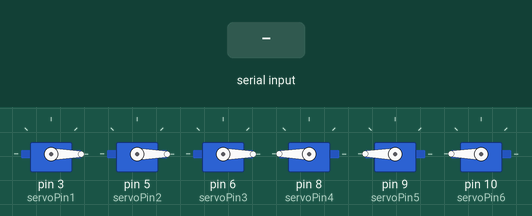
Recording of a sketch running on a simulated Arduino Uno, built with avr-gcc and run on an emulated ATmega328P. Parts: 6 × servo. The inputs (shaded band) are chosen by the test bench. What the sketch prints to the serial monitor is not drawn.

Above: at 1.2 s.
1.3 s: byte 30 received over Serial
At 2.0 s:
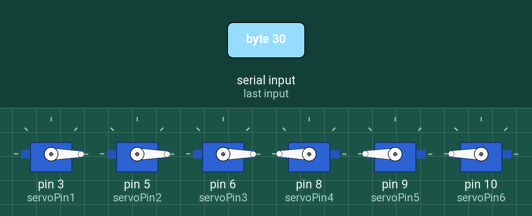
2.8 s: byte 120 received over Serial
At 3.1 s:
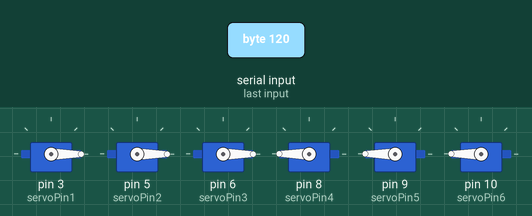
4.3 s: byte 90 received over Serial
At 5.5 s:
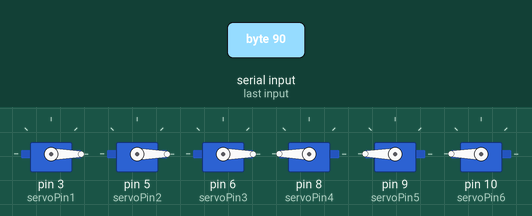
Timing chart, 0 to 7.3 s (numbered marks = the images above; inputs shaded):
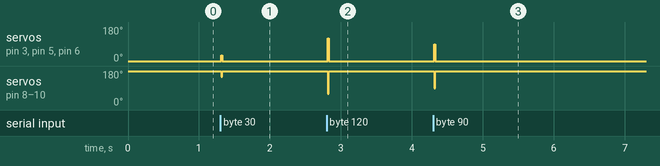

The sketch:

ProtoRover.ino
```cpp
#include <servo.h>

Servo servoMotor1;
Servo servoMotor2;
Servo servoMotor3;
Servo servoMotor4;
Servo servoMotor5;
Servo servoMotor6;

int grad = 0;
int gradMin=0;
int gradMax=180;

int servoPin1 = 3;
int servoPin2 = 5;
int servoPin3 = 6;
int servoPin4 = 8;
int servoPin5 = 9;
int servoPin6 = 10;

void setup() {
	servoMotor1.attach(servoPin1);
    servoMotor2.attach(servoPin2);
    servoMotor3.attach(servoPin3);
    servoMotor4.attach(servoPin4);
    servoMotor5.attach(servoPin5);
    servoMotor6.attach(servoPin6);

    Serial.begin(9600);
}

void loop(){
    grad = Serial.read();
    Serial.println("Gradi: " + grad);

    if (grad < gradMin) { grad = gradMin; }
    if (grad > gradMax) { grad = gradMax; }
    int _grad = (gradMax - grad); //Sterzo le ruote di due angoli diversi

    servoMotor1.write( grad );
    servoMotor2.write( grad );
    servoMotor3.write( grad );
    servoMotor4.write( _grad );
    servoMotor5.write( _grad );
    servoMotor6.write( _grad );
    delay(15);
}
```

Measured:
- after the input at 1.3 s, servo on pin 3 (servoPin1), servo on pin 5 (servoPin2), servo on pin 6 (servoPin3): 0° → 30° at once, → 0° 0.02 s later; servo on pin 8 (servoPin4), servo on pin 9 (servoPin5), servo on pin 10 (servoPin6): 180° → 150° at once, → 180° 0.02 s later
- after the input at 2.8 s, servo on pin 3 (servoPin1), servo on pin 5 (servoPin2), servo on pin 6 (servoPin3): 0° → 120° at once, → 0° 0.02 s later; servo on pin 8 (servoPin4), servo on pin 9 (servoPin5), servo on pin 10 (servoPin6): 180° → 60° at once, → 180° 0.02 s later
- after the input at 4.3 s, servo on pin 3 (servoPin1), servo on pin 5 (servoPin2), servo on pin 6 (servoPin3): 0° → 90° at once, → 0° 0.02 s later; servo on pin 8 (servoPin4), servo on pin 9 (servoPin5), servo on pin 10 (servoPin6): 180° → 90° at once, → 180° 0.02 s later
